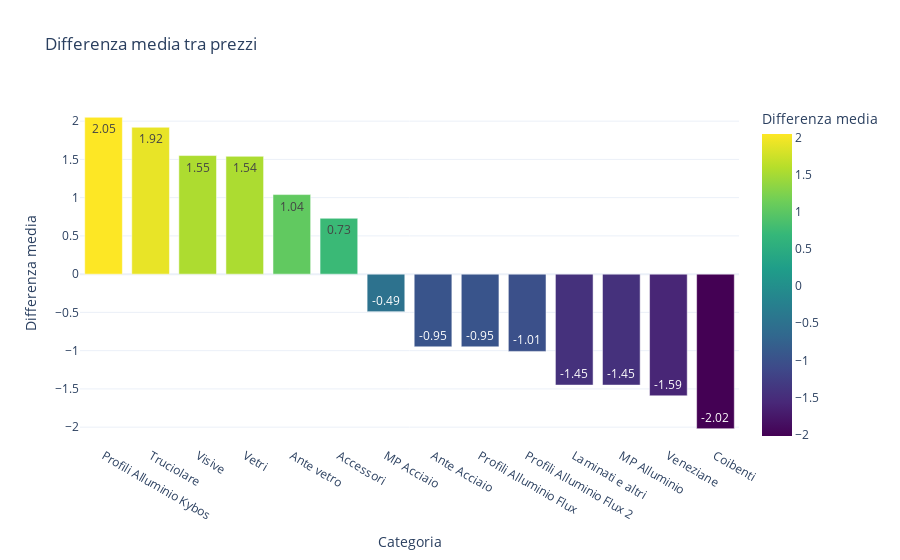

Notebook cell for this chart:
### Code cell
fig = px.bar(df_mean_deltas, x=df_mean_deltas.index, y="Delta_avg", template="plotly_white", 
             title="Differenza media tra prezzi",
             labels={"Delta_avg":"Differenza media", "Categoria":"Categoria"}, color="Delta_avg", 
             color_continuous_scale=px.colors.sequential.Viridis, text="Delta_avg")
fig.write_html("vista_listino/delta_media_prezzi.html")
fig.show()

### Figure 1 — Plotly figure (JSON) as saved in the notebook; plotly's stock layout.template omitted (floating-point values rounded to 4 significant figures)
{"data": [{"alignmentgroup": "True", "hovertemplate": "Categoria=%{x}<br>Differenza media=%{marker.color}<extra></extra>", "legendgroup": "", "marker": {"color": [2.05, 1.92, 1.55, 1.54, 1.04, 0.73, -0.49, -0.95, -0.95, -1.01, -1.45, -1.45, -1.59, -2.02], "coloraxis": "coloraxis", "pattern": {"shape": ""}}, "name": "", "offsetgroup": "", "orientation": "v", "showlegend": false, "text": [2.05, 1.92, 1.55, 1.54, 1.04, 0.73, -0.49, -0.95, -0.95, -1.01, -1.45, -1.45, -1.59, -2.02], "textposition": "auto", "type": "bar", "x": ["Profili Alluminio Kybos", "Truciolare", "Visive", "Vetri", "Ante vetro", "Accessori", "MP Acciaio", "Ante Acciaio", "Profili Alluminio Flux", "Profili Alluminio Flux 2", "Laminati e altri", "MP Alluminio", "Veneziane", "Coibenti"], "xaxis": "x", "y": [2.05, 1.92, 1.55, 1.54, 1.04, 0.73, -0.49, -0.95, -0.95, -1.01, -1.45, -1.45, -1.59, -2.02], "yaxis": "y"}], "layout": {"barmode": "relative", "coloraxis": {"colorbar": {"title": {"text": "Differenza media"}}, "colorscale": [[0, "#440154"], [0.1111, "#482878"], [0.2222, "#3e4989"], [0.3333, "#31688e"], [0.4444, "#26828e"], [0.5556, "#1f9e89"], [0.6667, "#35b779"], [0.7778, "#6ece58"], [0.8889, "#b5de2b"], [1, "#fde725"]]}, "legend": {"tracegroupgap": 0}, "title": {"text": "Differenza media tra prezzi"}, "xaxis": {"anchor": "y", "domain": [0, 1], "title": {"text": "Categoria"}}, "yaxis": {"anchor": "x", "domain": [0, 1], "title": {"text": "Differenza media"}}}}
